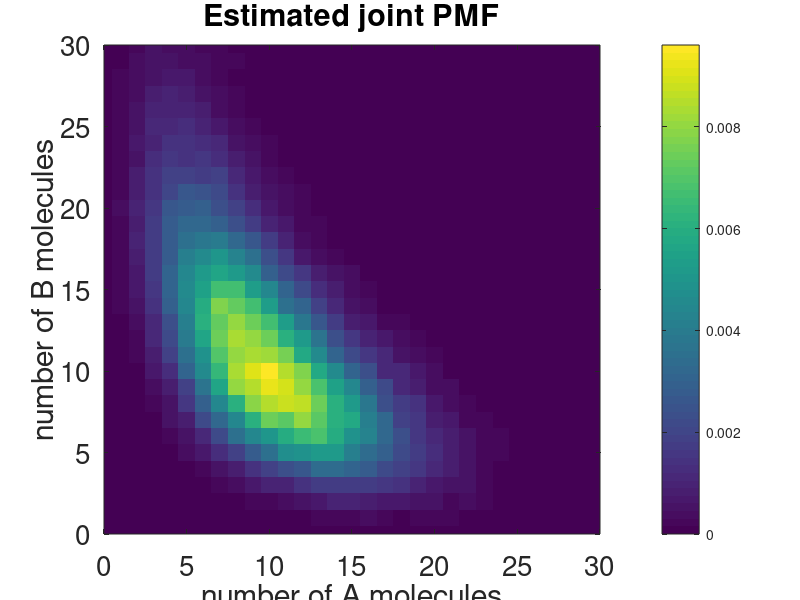
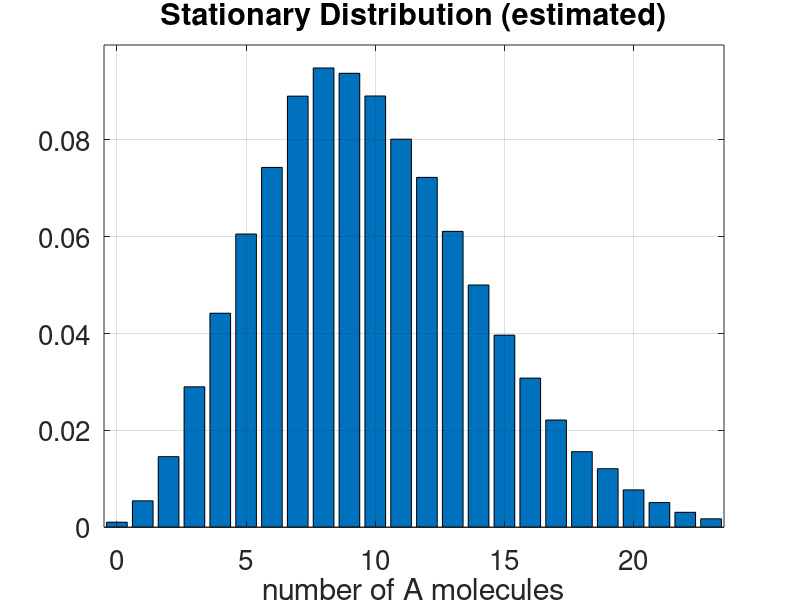

These charts were generated, in order, by the following MATLAB code:
function CH1_Gillespie_example_stationary

k1=0.001;
k2=0.01;
k3=1.2;
k4=1;

Ainitial=sqrt((k3-k4)/(2*k1));
Binitial=k4/(k2*Ainitial);
numberofrealisations=100000;
pa=zeros(101,1);
p2D=zeros(31,31);

A=round(Ainitial);
B=round(Binitial);
time=0;

for i=1:numberofrealisations
    while (time<i)
          rr=rand(2,1);
          a0=k1*A*(A-1)+k2*A*B+k3+k4;
          time=time+(1/a0)*log(1/rr(1));
          ss=k1*A*(A-1);
          if (rr(2)*a0<ss)
              A=A-2;
          else
              ss=ss+k2*A*B;
              if (rr(2)*a0<ss)
                  A=A-1;
                  B=B-1;
              else
              ss=ss+k3;
                  if (rr(2)*a0<ss)
                      A=A+1;
                  else
                      B=B+1;
                  end
              end
          end
    end
    if (A<100.5)
       pa(A+1)=pa(A+1)+1;
    end
    if (A<30.5)
       if (B<30.5)
           p2D(A+1,B+1)=p2D(A+1,B+1)+1;
       end
    end
end

pa=pa/numberofrealisations;
p2D=p2D/numberofrealisations;
 
figure(1);
imagesc(0:30,0:30,p2D');
set(gca,'YDir','normal');
xlabel('number of A molecules');
ylabel('number of B molecules');
colorbar;
title('Estimated joint PMF');
axis([0 30 0 30]);
view(0,90);
set(gca,'Fontsize',20);

figure(2);
bar(0:100,pa);
xlabel('number of A molecules');
title('Stationary Distribution (estimated)');
set(gca,'XTick',[0 5 10 15 20]);
axis([-0.5 23.5 0 1.05*max(pa)]);
set(gca,'Fontsize',20);
grid on;
